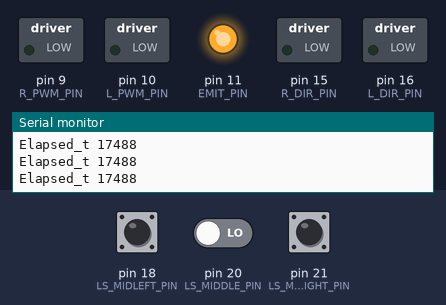
The sketch below on a simulated Arduino Mega 2560, built with avr-gcc and run on an emulated ATmega2560. On the bench: switched loads named in the sketch (green lamp = pin HIGH), output pins drawn as LEDs (lit = HIGH), the last lines printed to the serial monitor. Inputs (shaded band) come from the test bench; at power-on: pin 18 (LS_MIDLEFT_PIN) LOW, pin 21 (LS_MIDRIGHT_PIN) LOW, pin 20 (LS_MIDDLE_PIN) LOW.

Above: at 1.7 s.
1.8 s: pin 18 (LS_MIDLEFT_PIN) pulled HIGH for 1 s
At 2.95 s:
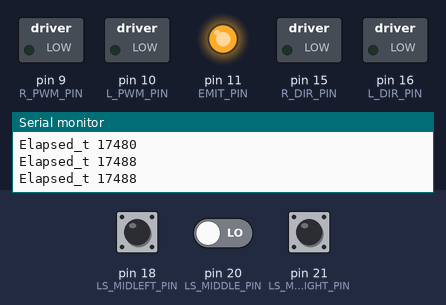
4.6 s: pin 21 (LS_MIDRIGHT_PIN) pulled HIGH for 0.15 s
At 6.2 s:
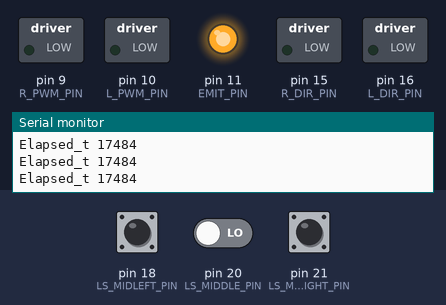
7.7 s: pin 18 (LS_MIDLEFT_PIN) pulled HIGH for 0.15 s
At 8.6 s:
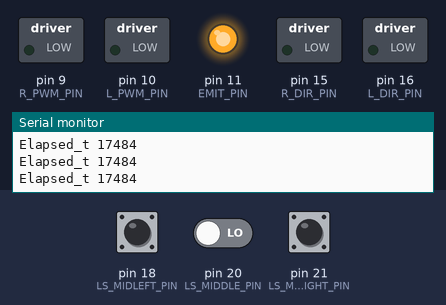
10.8 s: pin 21 (LS_MIDRIGHT_PIN) pulled HIGH for 1 s
14.8 s: pin 21 (LS_MIDRIGHT_PIN) pulled HIGH for 3.2 s
19.8 s: pin 18 (LS_MIDLEFT_PIN) pulled HIGH for 3.2 s
Timing chart, 0 to 22.8 s (numbered marks = the images above; inputs shaded):
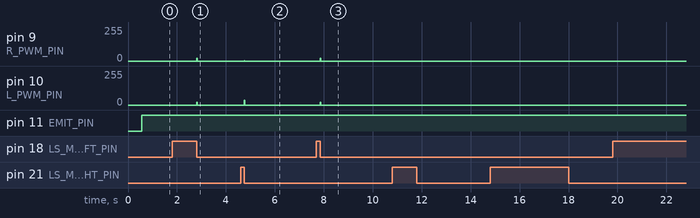

Measured:
- after the input at 1.8 s, pin 9 (R_PWM_PIN), pin 10 (L_PWM_PIN): 0/255 → 20/255 after 1.0 s, → 0/255 0.02 s later
- after the input at 4.6 s, pin 9 (R_PWM_PIN): 0/255 → 3/255 after 0.15 s, → 0/255 0.02 s later; pin 10 (L_PWM_PIN): 0/255 → 36/255 after 0.15 s, → 0/255 0.02 s later
- after the input at 7.7 s, pin 9 (R_PWM_PIN), pin 10 (L_PWM_PIN): 0/255 → 20/255 after 0.15 s, → 0/255 0.02 s later

The sketch:

Labsheet_X.ino
```cpp
#include "motors.h"
#include "linesensor.h"
#include "encoders.h"
#include "kinematics.h"
#include "pid.h"

# define threashold_ts 720
# define LINE_SENSOR_UPDATE 3200
# define MOTOR_UPDATE       2000

unsigned long motor_ts;
unsigned long line_sensor_ts;
const int MaxSensors = 3;  // Define the number of line sensors
int SensorPins[MaxSensors] = {18, 20, 21};  // Define sensor pins
unsigned long Rn[MaxSensors];  // Array to store sensor readings
float Dw[2];        // Array to store normalise reading
const int BiasPWM = 20;
const int MaxTurnPWM = 25;
unsigned long current_ts;
unsigned long elapsed_t;

LineSensor_c line_sensors; // Line sensor variables/functions
Motors_c motors;           // Motor variables/functions

void setup() {

  // initialise the sensors
  line_sensors.initialise();
  motors.initialise();

  // Set initial timestamp values
  motor_ts       = micros();
  line_sensor_ts = micros();
  Serial.begin(9600);
  //delay(1500);
  Serial.println("***RESET***");
}

void loop() {
  current_ts = micros();
  elapsed_t = current_ts - line_sensor_ts;
  if (elapsed_t>LINE_SENSOR_UPDATE){
    setBotDir();
    line_sensor_ts = micros();
  }
  //elapsed_t = current_ts - line_sensor_ts;
  Serial.println((String)"Elapsed_t "+elapsed_t);
}

void setBotDir(){
  if (feedback(1,2,3)){
    float w = weightedMeasurement();
    Serial.println(w);
    float LeftPWM = BiasPWM + (w * MaxTurnPWM);
    float RightPWM = BiasPWM - (w * MaxTurnPWM);
    motors.setMotorPower(LeftPWM, RightPWM);
  //}
  }
  else {
    motors.setMotorPower(0.0, 0.0);
    }
  }

float weightedMeasurement(){

    for (int n=0; n<MaxSensors; n++){
      int m = n+1;
      Rn[n] = line_sensors.readLineSensor(m);
      }
      //Serial.println((String)"Dn2 "+Rn[0]);
      //Serial.println((String)"Dn4 "+Rn[2]);
      // Sum of Dn2 & Dn4
      float sum = Rn[0] + Rn[2];
      //Serial.println((String)"Sum "+sum);
      // Normalise the reading
      int x[2] = {0,2};
      for (int n=0; n<2; n++){
        float Nn = Rn[x[n]]/sum;
        Dw[n] = Nn * 2.0;
        }
        float W = Dw[1] - Dw[0];
        return W;
    }

bool feedback(int ls, int ms, int rs){
  // Check the line for the first time
  if (line_sensors.readLineSensor(ls) < threashold_ts && line_sensors.readLineSensor(ms) < threashold_ts && line_sensors.readLineSensor(rs) < threashold_ts){
    return false;
  }
  else {
    return true;
    }
}
```

encoders.h
```cpp
#ifndef _ENCODERS_H
#define _ENCODERS_H

#define ENCODER_0_A_PIN  7
#define ENCODER_0_B_PIN  23
#define ENCODER_1_A_PIN  26
//#define ENCODER_1_B_PIN Non-standard pin!


// Volatile Global variables used by Encoder ISR.
volatile long count_e0; // used by encoder to count the rotation
volatile byte state_e0;
volatile long count_e1;
volatile byte state_e1;


// This ISR handles just Encoder 0
// ISR to read the Encoder0 Channel A and B pins
// and then look up based on  transition what kind of
// rotation must have occured.
ISR( INT6_vect ) {
  // We know that the ISR is only called when a pin changes.
  // We also know only 1 pin can change at a time.
  // The XOR(AB) signal change from "Channel A" triggers ISR.

  // First, Read in the new state of the encoder pins.
  // Standard pins, so standard read functions.
  boolean e0_B = digitalRead( ENCODER_0_B_PIN ); // normal B state
  boolean e0_A = digitalRead( ENCODER_0_A_PIN ); // XOR(AB)

  // Software XOR (^) logically infers
  // the true value of A given the state of B
  e0_A = e0_A ^ e0_B;

  // Shift our (new) current readings into bit positions
  // 2 and 3 in the state variable (current state)
  // State: (bit3)  (bit2)  (bit1)   (bit0)
  // State:  new B   new A   old B   old A
    state_e0 = state_e0 | ( e0_B  << 3 );
    state_e0 = state_e0 | ( e0_A  << 2 );

    // Handle which transition we have registered.
    // Complete this if statement as necessary.
    // Refer to the labsheet.
    if( state_e0 == 0 ) {

    } else if( state_e0 == 1 ) {

    } else if( state_e0 == 2 ) {

    } // Continue this if statement as necessary.

    // Shift the current readings (bits 3 and 2) down
    // into position 1 and 0 (to become prior readings)
    // This bumps bits 1 and 0 off to the right, "deleting"
    // them for the next ISR call.
    state_e0 = state_e0 >> 2;

}


// This ISR handles just Encoder 1
// ISR to read the Encoder0 Channel A and B pins
// and then look up based on  transition what kind of
// rotation must have occured.
ISR( PCINT0_vect ) {

    // First, Read in the new state of the encoder pins.

    // Mask for a specific pin from the port.
    // Non-standard pin, so we access the register
    // directly.
    // Reading just PINE would give us a number
    // composed of all 8 bits.  We want only bit 2.
    // B00000100 masks out all but bit 2
    // It is more portable to use the PINE2 keyword.
    boolean e1_B = PINE & (1<<PINE2);
    //boolean e1_B = PINE & B00000100;  // Does same as above.

    // Standard read from the other pin.
    boolean e1_A = digitalRead( ENCODER_1_A_PIN ); // 26 the same as A8


    e1_A = e1_A ^ e1_B;

    // Create a bitwise representation of our states
    // We do this by shifting the boolean value up by
    // the appropriate number of bits, as per our table
    // header:
    //
    // State :  (bit3)  (bit2)  (bit1)  (bit0)
    // State :  New A,  New B,  Old A,  Old B.
    state_e1 = state_e1 | ( e1_B  << 3 );
    state_e1 = state_e1 | ( e1_A  << 2 );


    // Handle which transition we have registered.
    // Complete this if statement as necessary.
    // Refer to the labsheet.
    if( state_e1 == 0 ) {

    } else if( state_e1 == 1 ) {

    } else if( state_e1 == 2 ) {

    } // Continue this if statement as necessary.

    // Shift the current readings (bits 3 and 2) down
    // into position 1 and 0 (to become prior readings)
    // This bumps bits 1 and 0 off to the right, "deleting"
    // them for the next ISR call.
    state_e1 = state_e1 >> 2;
}


/*
   This setup routine enables interrupts for
   encoder1.  The interrupt is automatically
   triggered when one of the encoder pin changes.
   This is really convenient!  It means we don't
   have to check the encoder manually.
*/
void setupEncoder0()
{
    count_e0 = 0;

    // Setup pins for right encoder
    pinMode( ENCODER_0_A_PIN, INPUT );
    pinMode( ENCODER_0_B_PIN, INPUT );

    // initialise the recorded state of e0 encoder.
    state_e0 = 0;

    // Get initial state of encoder pins A + B
    boolean e0_A = digitalRead( ENCODER_0_A_PIN );
    boolean e0_B = digitalRead( ENCODER_0_B_PIN );
    e0_A = e0_A ^ e0_B;

    // Shift values into correct place in state.
    // Bits 1 and 0  are prior states.
    state_e0 = state_e0 | ( e0_B << 1 );
    state_e0 = state_e0 | ( e0_A << 0 );


    // Now to set up PE6 as an external interupt (INT6), which means it can
    // have its own dedicated ISR vector INT6_vector

    // Page 90, 11.1.3 External Interrupt Mask Register – EIMSK
    // Disable external interrupts for INT6 first
    // Set INT6 bit low, preserve other bits
    EIMSK = EIMSK & ~(1<<INT6);
    //EIMSK = EIMSK & B1011111; // Same as above.

    // Page 89, 11.1.2 External Interrupt Control Register B – EICRB
    // Used to set up INT6 interrupt
    EICRB |= ( 1 << ISC60 );  // using header file names, push 1 to bit ISC60
    //EICRB |= B00010000; // does same as above

    // Page 90, 11.1.4 External Interrupt Flag Register – EIFR
    // Setting a 1 in bit 6 (INTF6) clears the interrupt flag.
    EIFR |= ( 1 << INTF6 );
    //EIFR |= B01000000;  // same as above

    // Now that we have set INT6 interrupt up, we can enable
    // the interrupt to happen
    // Page 90, 11.1.3 External Interrupt Mask Register – EIMSK
    // Disable external interrupts for INT6 first
    // Set INT6 bit high, preserve other bits
    EIMSK |= ( 1 << INT6 );
    //EIMSK |= B01000000; // Same as above

}

void setupEncoder1()
{

    count_e1 = 0;

    // Setting up left encoder:
    // The Romi board uses the pin PE2 (port E, pin 2) which is
    // very unconventional.  It doesn't have a standard
    // arduino alias (like d6, or a5, for example).
    // We set it up here with direct register access
    // Writing a 0 to a DDR sets as input
    // DDRE = Data Direction Register (Port)E
    // We want pin PE2, which means bit 2 (counting from 0)
    // PE Register bits [ 7  6  5  4  3  2  1  0 ]
    // Binary mask      [ 1  1  1  1  1  0  1  1 ]
    //
    // By performing an & here, the 0 sets low, all 1's preserve
    // any previous state.
    DDRE = DDRE & ~(1<<DDE6);
    //DDRE = DDRE & B11111011; // Same as above.

    // We need to enable the pull up resistor for the pin
    // To do this, once a pin is set to input (as above)
    // You write a 1 to the bit in the output register
    PORTE = PORTE | (1 << PORTE2 );
    //PORTE = PORTE | 0B00000100;

    // Encoder0 uses conventional pin 26
    pinMode( ENCODER_1_A_PIN, INPUT );
    digitalWrite( ENCODER_1_A_PIN, HIGH ); // Encoder 1 xor

    // initialise the recorded state of e1 encoder.
    state_e1 = 0;

    // Get initial state of encoder.
    boolean e1_B = PINE & (1<<PINE2);
    //boolean e1_B = PINE & B00000100;  // Does same as above.

    // Standard read from the other pin.
    boolean e1_A = digitalRead( ENCODER_1_A_PIN ); // 26 the same as A8

    // Some clever electronics combines the
    // signals and this XOR restores the
    // true value.
    e1_A = e1_A ^ e1_B;

    // Shift values into correct place in state.
    // Bits 1 and 0  are prior states.
    state_e1 = state_e1 | ( e1_B << 1 );
    state_e1 = state_e1 | ( e1_A << 0 );

    // Enable pin-change interrupt on A8 (PB4) for encoder0, and disable other
    // pin-change interrupts.
    // Note, this register will normally create an interrupt a change to any pins
    // on the port, but we use PCMSK0 to set it only for PCINT4 which is A8 (PB4)
    // When we set these registers, the compiler will now look for a routine called
    // ISR( PCINT0_vect ) when it detects a change on the pin.  PCINT0 seems like a
    // mismatch to PCINT4, however there is only the one vector servicing a change
    // to all PCINT0->7 pins.
    // See Manual 11.1.5 Pin Change Interrupt Control Register - PCICR

    // Page 91, 11.1.5, Pin Change Interrupt Control Register
    // Disable interrupt first
    PCICR = PCICR & ~( 1 << PCIE0 );
    // PCICR &= B11111110;  // Same as above

    // 11.1.7 Pin Change Mask Register 0 – PCMSK0
    PCMSK0 |= (1 << PCINT4);

    // Page 91, 11.1.6 Pin Change Interrupt Flag Register – PCIFR
    PCIFR |= (1 << PCIF0);  // Clear its interrupt flag by writing a 1.

    // Enable
    PCICR |= (1 << PCIE0);
}

#endif
```

kinematics.h
```cpp
// this #ifndef stops this file
// from being included mored than
// once by the compiler.
#ifndef _KINEMATICS_H
#define _KINEMATICS_H

// Class to track robot position.
class Kinematics_c {
  public:

    // Constructor, must exist.
    Kinematics_c() {

    }

    // Use this function to update
    // your kinematics
    void update() {

    }

};


#endif
```

linesensor.h
```cpp
// this #ifndef stops this file
// from being included mored than
// once by the compiler.
#ifndef _LINESENSOR_H
#define _LINESENSOR_H
# define EMIT_PIN    11    // Documentation says 11.
# define LS_LEFT_PIN 12   // Complete for DN1 pin
# define LS_MIDLEFT_PIN 18   // Complete for DN2 pin
# define LS_MIDDLE_PIN 20   // Complete for DN3 pin
# define LS_MIDRIGHT_PIN 21   // Complete for DN4 pin
# define LS_RIGHT_PIN 22   // Complete for DN5 pin

// Class to operate the linesensor(s).
class LineSensor_c {
  public:

    // Constructor, must exist.
    LineSensor_c() {

    }

// Store our pin numbers into an array, which means
// we can conveniently select one later.
// ls(line sensor)_pin
int ls_pins[5] = {LS_LEFT_PIN,
                  LS_MIDLEFT_PIN,
                  LS_MIDDLE_PIN,
                  LS_MIDRIGHT_PIN,
                  LS_RIGHT_PIN };

void initialise() {

  // Set some initial pin modes and states
  pinMode( EMIT_PIN, INPUT ); // Set EMIT as an input (off)
  pinMode( LS_LEFT_PIN, INPUT );     // Set line sensor pin to input
  pinMode( LS_MIDLEFT_PIN, INPUT );
  pinMode( LS_MIDLEFT_PIN, INPUT );
  pinMode( LS_MIDLEFT_PIN, INPUT );
  pinMode( LS_MIDLEFT_PIN, INPUT );

} // End of setup()

float readLineSensor( int number ) {

    // These two if statements should be
    // completed to prevent a memory error.
    // What would be a good value to return that
    // would not be mistaken for a sensor reading?
    if( number < 0 ) {
        return 0;
    }
    if( number > 4 ) {
        return 0;
    }
    pinMode( EMIT_PIN, OUTPUT );
    digitalWrite( EMIT_PIN, HIGH );

    // In this line, we retrieve the pin value
    // stored in the array "ls_pins" at location
    // "number".  So it is like a look-up table.
    // We can think of ls_pins in memory like:
    // Index 0, Index 1, Index 2, Index 3, Index 4
    //[  DN1  ][   DN2 ][  DN3  ][  DN4  ][  DN5  ]
    pinMode( ls_pins[number], OUTPUT );
    digitalWrite( ls_pins[number], HIGH );
    delayMicroseconds(10);

    // Start discharge
    pinMode(ls_pins[number], INPUT);
    unsigned long start_time = micros();

    while( digitalRead(ls_pins[number]) == HIGH ) {
        // Do nothing here (waiting).
    }

    unsigned long end_time = micros();

    pinMode( EMIT_PIN, INPUT );

    unsigned long elapsed_time = end_time - start_time;

    // Give the result back to wherever this
    // function was called from.
    //Serial.println((String)"DN2 " + elapsed_time);
    return (float)elapsed_time;
}
};


#endif
```

motors.h
```cpp
// this #ifndef stops this file
// from being included mored than
// once by the compiler.
# ifndef _MOTORS_H
# define _MOTORS_H
# define L_PWM_PIN 10
# define L_DIR_PIN 16
# define R_PWM_PIN 9
# define R_DIR_PIN 15

# define FWD LOW
# define REV HIGH


// Class to operate the motor(s).
class Motors_c {
  public:

    // Constructor, must exist.
    Motors_c() {

    }

    // Use this function to
    // initialise the pins and
    // state of your motor(s).
    void initialise() {
      pinMode(L_PWM_PIN, OUTPUT);
      pinMode(L_DIR_PIN, OUTPUT);
      pinMode(R_PWM_PIN, OUTPUT);
      pinMode(R_DIR_PIN, OUTPUT);

  // Set initial direction (HIGH/LOW)
  // for the direction pins.
      digitalWrite(L_DIR_PIN, FWD);
      digitalWrite(R_DIR_PIN, FWD);

  // Set initial power values for the PWM
  // Pins
  analogWrite(L_PWM_PIN, 0);
  analogWrite(R_PWM_PIN, 0);
  delay(500);
    }

    void leftMotorDir(float left_pwm, bool dir){
        digitalWrite(L_DIR_PIN, dir);
        analogWrite(L_PWM_PIN, left_pwm);
        }

    void rightMotorDir(float right_pwm, bool dir){
      digitalWrite(R_DIR_PIN, dir);
      analogWrite(R_PWM_PIN, right_pwm);
      }


    void setMotorPower( float left_pwm, float right_pwm ){
      // your motor(s)
    // ...
    if (left_pwm < 0 && right_pwm < 0){
      left_pwm = abs(left_pwm);
      right_pwm = abs(right_pwm);
      leftMotorDir(left_pwm, REV);
      rightMotorDir(right_pwm, REV);
      }


     else if(left_pwm < 0 && right_pwm > 0) {
      left_pwm = abs(left_pwm);
      leftMotorDir(left_pwm, REV);
      rightMotorDir(right_pwm, FWD);
      }

      else if (left_pwm > 0 && right_pwm < 0){
      right_pwm = abs(right_pwm);
      leftMotorDir(left_pwm, FWD);
      rightMotorDir(right_pwm, REV);
      }

      else {
      analogWrite(L_PWM_PIN, left_pwm);
      analogWrite(R_PWM_PIN, right_pwm);
        }
      }
};


#endif
```

pid.h
```cpp
// this #ifndef stops this file
// from being included mored than
// once by the compiler.
#ifndef _PID_H
#define _PID_H

// Class to contain generic PID algorithm.
class PID_c {
  public:

    // Constructor, must exist.
    PID_c() {

    }

};


#endif
```
